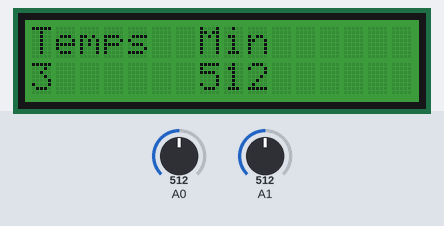
Bench run of a sketch on a simulated Arduino Uno, built with avr-gcc and run on an emulated ATmega328P. Shown: 16×2 character LCD. The test bench sets the inputs (shaded band); at power-on: A1 = 512, A0 = 512. What the sketch prints to the serial monitor is not drawn.

Above: at 3.2 s.
3.3 s: A1 set to 503
At 4.5 s:
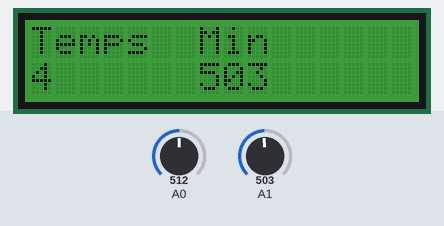
5.5 s: A1 set to 306
At 6.4 s:
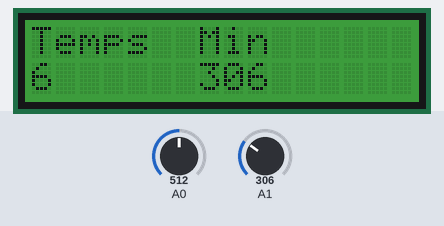
7.5 s: A1 set to 296
At 8.8 s:
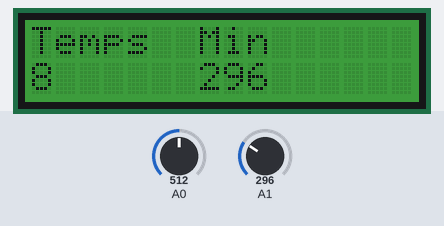
9.5 s: A1 set to 54
At 10.4 s:
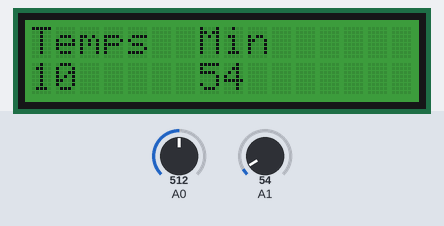
11.5 s: A1 set to 43
At 12.8 s:
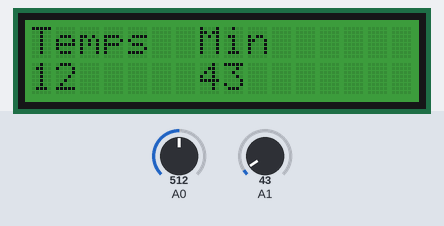
Timing chart, 0 to 14.5 s (numbered marks = the images above; inputs shaded):
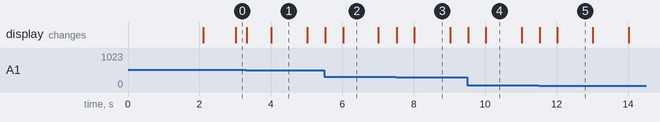

Measured:
- what the display in image 1 shows lasts 1.0 s, from 4.0 s to 5.0 s

The sketch:

ExperimentationEric.ino
```cpp
#include <Wire.h>
#include "rgb_lcd.h"

rgb_lcd lcd;

// declaration capteur
int mesure0;
int mesure1;

String sortie = "";
int mesuremin = 1023;

void setup()
{
  lcd.begin(16, 2);
  lcd.setCursor(0,0);
  lcd.setRGB(128, 0, 0);
  lcd.print("Preparation.....");
  Serial.begin(9600);
  delay(2000);
  lcd.setCursor(0,0);
  lcd.print("Temps  Min      ");
  lcd.setRGB(0, 128, 0);
  lcd.setCursor(0,1);
  Serial.println("millisecond;mesure1");
}

void loop()
{
  mesure0 = analogRead(0);
  mesure1 = analogRead(1);
  lcd.setCursor(0,1);
  lcd.print(millis()/1000);
  sortie = "";
  if (mesure0 > 100) // mettre > 100 pour enlever le bruit, > 10 pour avoir le bruit
  {
    sortie.concat(millis());
    sortie.concat(";");
//    sortie.concat(mesure0); // 1023 si appui sinon du bruit en dessous de 100
//    sortie.concat(";");
    sortie.concat(mesure1);
    Serial.println(sortie);
    if (mesure1 < mesuremin)
      {
        mesuremin = mesure1;
        lcd.setCursor(7,1);
        lcd.print("         ");
      }
  }
  lcd.setCursor(7,1);
  lcd.print(mesuremin);
  delay(10); // pour ralentir la console mais mesure moins super fine
}
```
